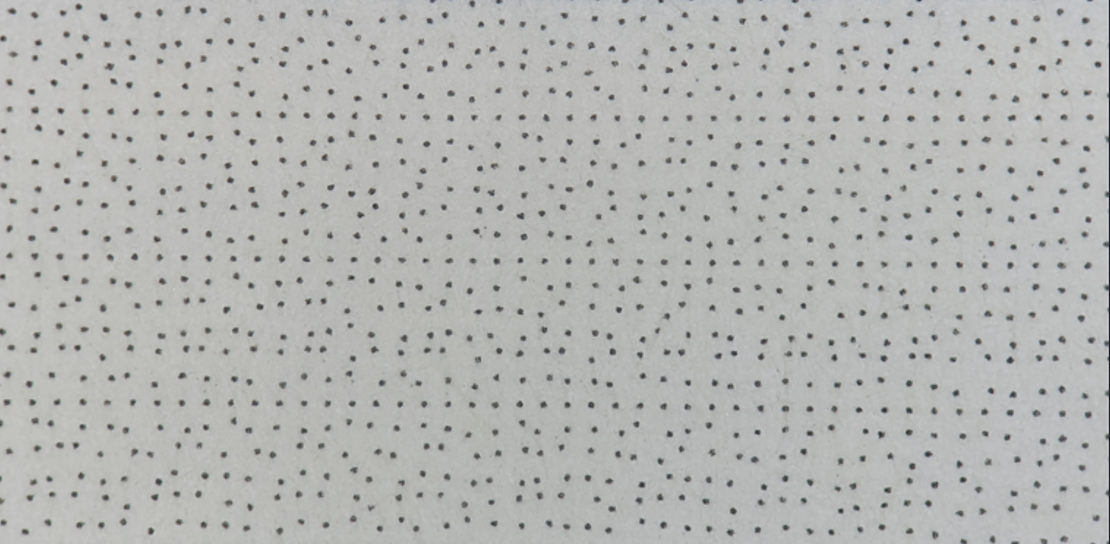
//> input picture CV_/CV_TEST/dot_base.png, 1110 x 544 px
$ ./prototype   (built with g++ and OpenCV 4)
//> lines starting //> are read from the running program, lines starting //| are printed output that depends on the picture; after the words box and inside, x2 and y2 are one past the last pixel; in counts of white or black regions, pixels touching at a corner belong together
#include <opencv2/opencv.hpp>

using namespace cv;

void houghLinesCallback(int, void*);

int rho_slider = 10;  // 초기 rho 값
int theta_slider = 235;  // 초기 theta 값
int threshold_slider = 67;  // 초기 threshold 값

Mat img;


int main() {
    img = imread("dot_base.png");
//> img is the input picture: 544 rows x 1110 cols, CV_8UC3; mean B, G, R 179.4, 181.7, 180.5

    Mat gray;
    cvtColor(img, gray, COLOR_BGR2GRAY);
    cv::GaussianBlur(gray, gray, cv::Size(5, 5), 0);
    cv::threshold(gray, gray, 0, 255, cv::THRESH_BINARY | cv::THRESH_OTSU);
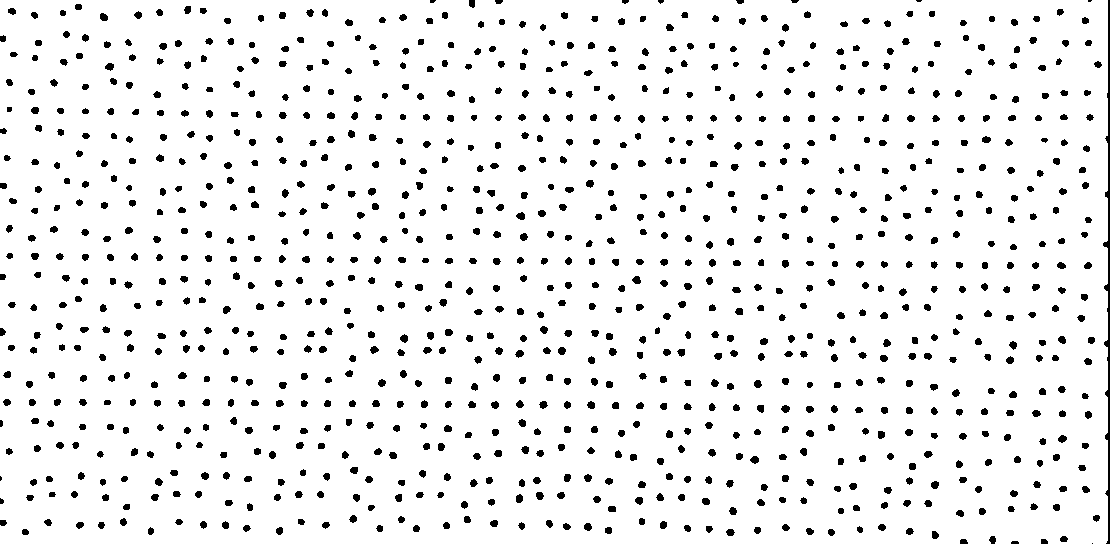
//> gray: 544 rows x 1110 cols, CV_8UC1; 93.4% white; 1000 black regions (9 under 20 px), largest, box (x1, y1, x2, y2) and area: (1103, 0, 1110, 544) 1245, (632, 276, 641, 284) 54, (516, 212, 525, 220) 53
    Canny(gray, gray, 0, 150);
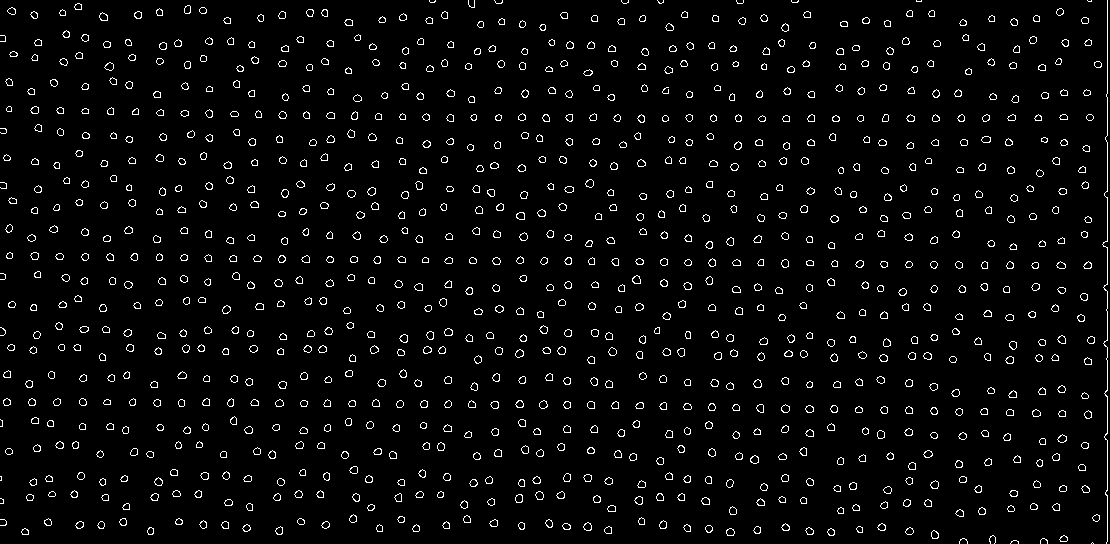
//> gray: 544 rows x 1110 cols, CV_8UC1; 3.8% white in thin lines or dots
    imshow("Hough Lines", gray);
    waitKey(0);


    namedWindow("Hough Lines");
    imshow("Hough Lines", img);


    waitKey(0);

    return 0;
}

$ run again, with CV_/CV_TEST/dot45.png copied over CV_/CV_TEST/dot_base.png
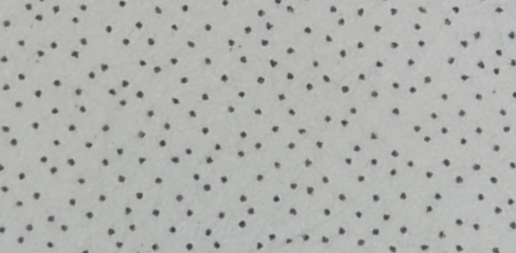
//> input picture CV_/CV_TEST/dot45.png, 516 x 253 px
//> img is the input picture: 253 rows x 516 cols, CV_8UC3; mean B, G, R 175.5, 178.4, 177
//> `cv::threshold(gray, gray, 0, 255, cv::THRESH_BINARY | cv::THRESH_OTSU);`:
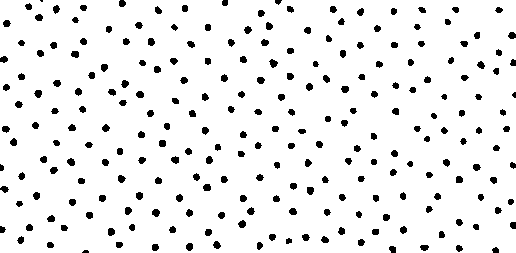
//> gray: 253 rows x 516 cols, CV_8UC1; 93.2% white; 234 black regions (3 under 20 px), largest, box (x1, y1, x2, y2) and area: (269, 59, 278, 68) 51, (152, 209, 160, 217) 49, (34, 90, 42, 98) 48
//> `Canny(gray, gray, 0, 150);`:
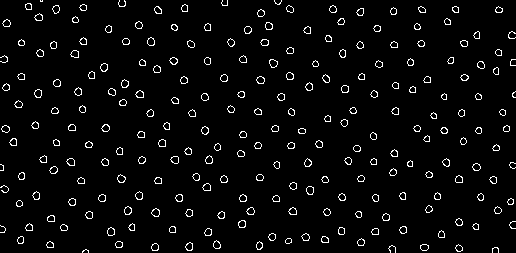
//> gray: 253 rows x 516 cols, CV_8UC1; 3.9% white in thin lines or dots

$ run again, with CV_/CV_TEST/dot_15.png copied over CV_/CV_TEST/dot_base.png
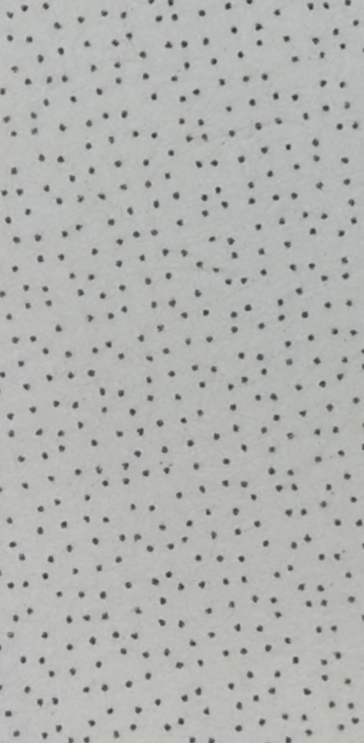
//> input picture CV_/CV_TEST/dot_15.png, 364 x 743 px
//> img is the input picture: 743 rows x 364 cols, CV_8UC3; mean B, G, R 177.1, 179.7, 178.4
//> `cv::threshold(gray, gray, 0, 255, cv::THRESH_BINARY | cv::THRESH_OTSU);`:
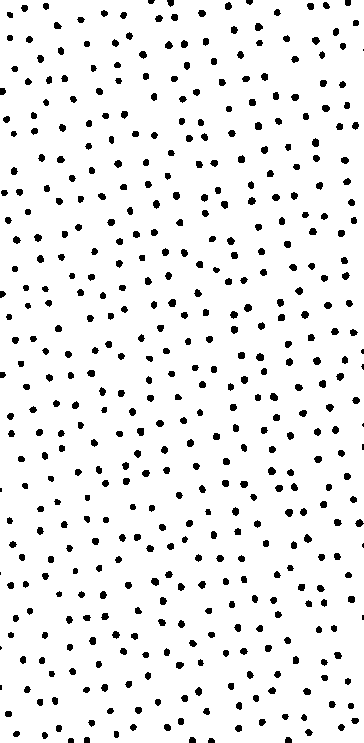
//> gray: 743 rows x 364 cols, CV_8UC1; 93.4% white; 473 black regions (11 under 20 px), largest, box (x1, y1, x2, y2) and area: (168, 299, 176, 307) 51, (256, 353, 264, 361) 51, (270, 393, 278, 401) 51
//> `Canny(gray, gray, 0, 150);`:
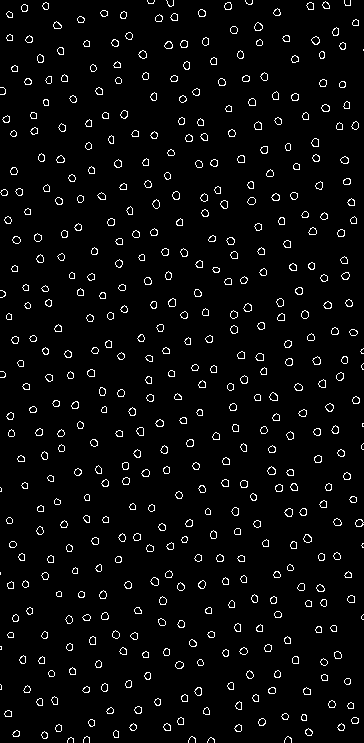
//> gray: 743 rows x 364 cols, CV_8UC1; 3.8% white in thin lines or dots

$ run again, with CV_/CV_TEST/dot_30.png copied over CV_/CV_TEST/dot_base.png
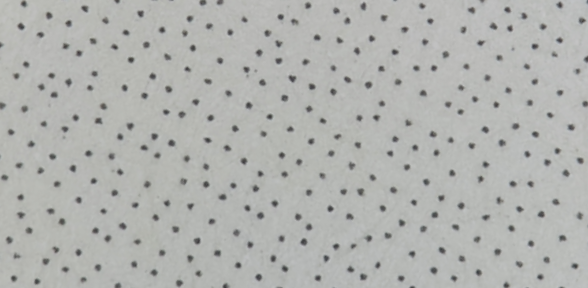
//> input picture CV_/CV_TEST/dot_30.png, 588 x 288 px
//> img is the input picture: 288 rows x 588 cols, CV_8UC3; mean B, G, R 176, 178.9, 177.6
//> `cv::threshold(gray, gray, 0, 255, cv::THRESH_BINARY | cv::THRESH_OTSU);`:
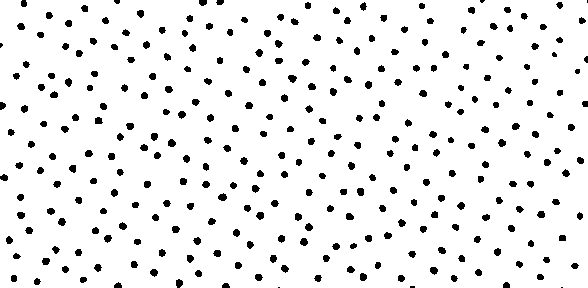
//> gray: 288 rows x 588 cols, CV_8UC1; 93.3% white; 297 black regions (6 under 20 px), largest, box (x1, y1, x2, y2) and area: (218, 193, 227, 201) 52, (288, 75, 297, 83) 51, (168, 139, 176, 147) 50
//> `Canny(gray, gray, 0, 150);`:
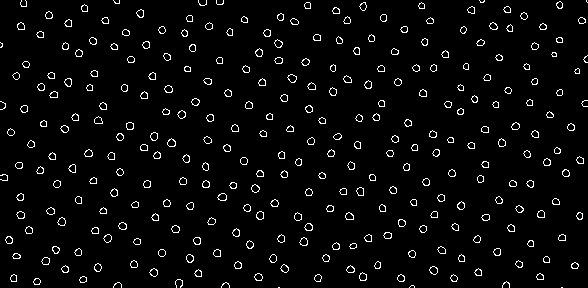
//> gray: 288 rows x 588 cols, CV_8UC1; 3.8% white in thin lines or dots
